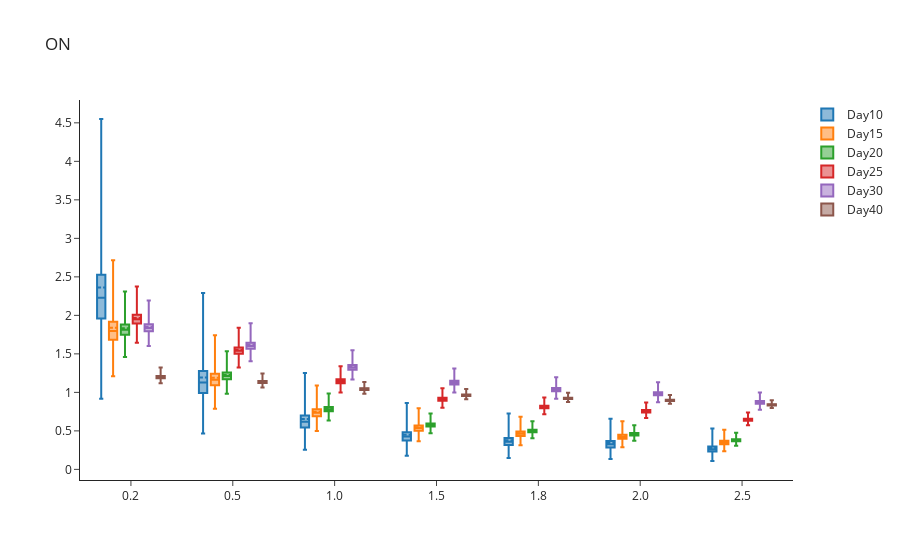

Notebook code cell kept with this figure:
### Code cell
# Create list of names for x-axis and traces
epsilon_range = np.around(epsilon_range,1)
num_epsilons = len(epsilon_range)
x_name = []
for i in range(num_epsilons):
    x_name.append(str(epsilon_range[i]))
trace_name = ['Day{}'.format(x) for x in chosen_times]

# Sort results
all_intervals_chosen.sort_values(by=['Time Points', 'Epsilon'], inplace=True)

# Plot (box plot for inference)
fig = go.Figure()

for i in range(len(trace_name)):
    fig.add_trace(
        go.Box(
            mean=all_intervals_chosen.loc[all_intervals_chosen['Central Probability']==0]['Mean'][i*num_epsilons:(i+1)*num_epsilons],
            median=all_intervals_chosen.loc[all_intervals_chosen['Central Probability']==0]['Lower bound CI'][i*num_epsilons:(i+1)*num_epsilons],
            q1=all_intervals_chosen.loc[all_intervals_chosen['Central Probability']==0.25]['Lower bound CI'][i*num_epsilons:(i+1)*num_epsilons],
            q3=all_intervals_chosen.loc[all_intervals_chosen['Central Probability']==0.25]['Upper bound CI'][i*num_epsilons:(i+1)*num_epsilons],
            upperfence=all_intervals_chosen.loc[all_intervals_chosen['Central Probability']==0.95]['Upper bound CI'][i*num_epsilons:(i+1)*num_epsilons],
            lowerfence=all_intervals_chosen.loc[all_intervals_chosen['Central Probability']==0.95]['Lower bound CI'][i*num_epsilons:(i+1)*num_epsilons],
            x=x_name,
            name=trace_name[i]
        )
    )
fig.update_layout(template='simple_white', boxmode='group', title='ON')

fig.show()

### Figure 1 — Plotly figure (JSON) as saved in the notebook; plotly's stock layout.template omitted (floating-point values rounded to 4 significant figures)
{"data": [{"lowerfence": [0.9177, 0.4657, 0.256, 0.1768, 0.149, 0.135, 0.1089], "mean": [2.362, 1.193, 0.6539, 0.4506, 0.3796, 0.3436, 0.2777], "median": [2.229, 1.128, 0.6187, 0.4264, 0.3591, 0.3251, 0.2627], "name": "Day10", "q1": [1.959, 0.9911, 0.5436, 0.3747, 0.3158, 0.2857, 0.2308], "q3": [2.528, 1.279, 0.7007, 0.483, 0.4066, 0.3683, 0.2976], "type": "box", "upperfence": [4.55, 2.291, 1.253, 0.8625, 0.726, 0.6586, 0.532], "x": ["0.2", "0.5", "1.0", "1.5", "1.8", "2.0", "2.5"]}, {"lowerfence": [1.209, 0.7877, 0.4987, 0.3645, 0.3138, 0.2873, 0.2372], "mean": [1.84, 1.191, 0.7498, 0.5473, 0.4708, 0.4308, 0.3552], "median": [1.797, 1.165, 0.7342, 0.5358, 0.4613, 0.4221, 0.3482], "name": "Day15", "q1": [1.684, 1.093, 0.6892, 0.5033, 0.4333, 0.3964, 0.3271], "q3": [1.918, 1.242, 0.7823, 0.5709, 0.4913, 0.4495, 0.3705], "type": "box", "upperfence": [2.717, 1.742, 1.09, 0.7948, 0.6821, 0.6237, 0.5138], "x": ["0.2", "0.5", "1.0", "1.5", "1.8", "2.0", "2.5"]}, {"lowerfence": [1.46, 0.9824, 0.6353, 0.4695, 0.4057, 0.3724, 0.3085], "mean": [1.833, 1.225, 0.7888, 0.5816, 0.5024, 0.4606, 0.3814], "median": [1.814, 1.213, 0.7813, 0.5764, 0.4978, 0.4564, 0.3779], "name": "Day20", "q1": [1.75, 1.171, 0.7548, 0.5567, 0.4811, 0.441, 0.3652], "q3": [1.883, 1.257, 0.8095, 0.5969, 0.5155, 0.4726, 0.3913], "type": "box", "upperfence": [2.311, 1.535, 0.9846, 0.7245, 0.6252, 0.5732, 0.4742], "x": ["0.2", "0.5", "1.0", "1.5", "1.8", "2.0", "2.5"]}, {"lowerfence": [1.644, 1.324, 0.9974, 0.7999, 0.7144, 0.6671, 0.572], "mean": [1.965, 1.553, 1.15, 0.914, 0.8136, 0.7581, 0.6477], "median": [1.948, 1.542, 1.144, 0.9095, 0.8097, 0.7547, 0.6449], "name": "Day25", "q1": [1.893, 1.503, 1.118, 0.8901, 0.7929, 0.7392, 0.632], "q3": [2.007, 1.583, 1.171, 0.9298, 0.8274, 0.7708, 0.6583], "type": "box", "upperfence": [2.375, 1.84, 1.34, 1.054, 0.9351, 0.8691, 0.7397], "x": ["0.2", "0.5", "1.0", "1.5", "1.8", "2.0", "2.5"]}, {"lowerfence": [1.601, 1.405, 1.167, 0.9981, 0.9185, 0.8721, 0.774], "mean": [1.853, 1.617, 1.333, 1.134, 1.041, 0.9869, 0.8736], "median": [1.837, 1.604, 1.323, 1.127, 1.035, 0.9811, 0.8687], "name": "Day30", "q1": [1.793, 1.567, 1.295, 1.104, 1.014, 0.9613, 0.8517], "q3": [1.884, 1.643, 1.354, 1.152, 1.057, 1.002, 0.8869], "type": "box", "upperfence": [2.192, 1.897, 1.549, 1.309, 1.198, 1.133, 0.9991], "x": ["0.2", "0.5", "1.0", "1.5", "1.8", "2.0", "2.5"]}, {"lowerfence": [1.119, 1.064, 0.9825, 0.9124, 0.8745, 0.851, 0.7969], "mean": [1.204, 1.139, 1.046, 0.9667, 0.925, 0.8986, 0.8393], "median": [1.198, 1.134, 1.042, 0.9632, 0.9216, 0.8958, 0.8372], "name": "Day40", "q1": [1.183, 1.121, 1.03, 0.9537, 0.9128, 0.8875, 0.8298], "q3": [1.214, 1.148, 1.054, 0.9734, 0.931, 0.9047, 0.8451], "type": "box", "upperfence": [1.324, 1.246, 1.135, 1.043, 0.9954, 0.9659, 0.8994], "x": ["0.2", "0.5", "1.0", "1.5", "1.8", "2.0", "2.5"]}], "layout": {"boxmode": "group", "title": {"text": "ON"}}}
